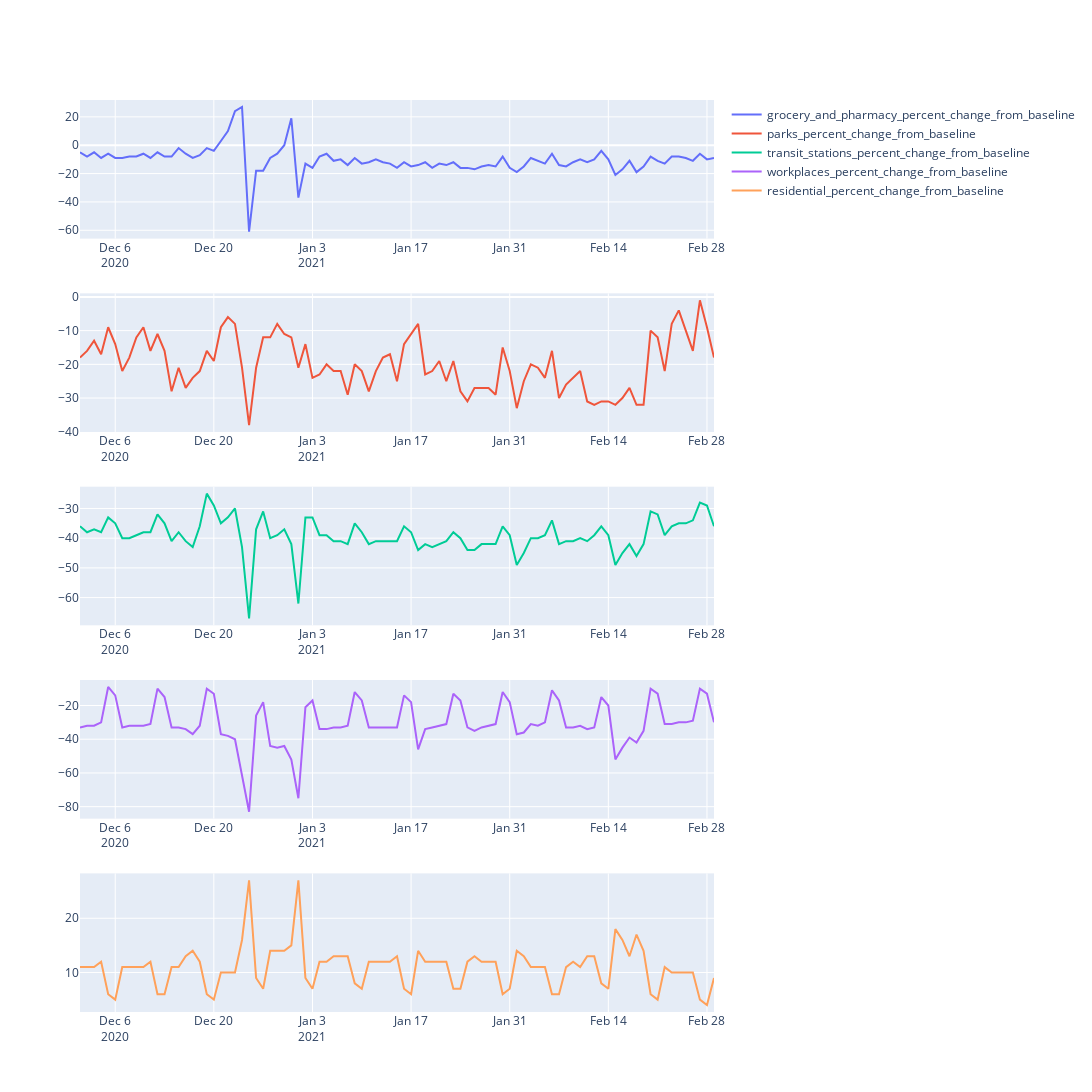

Notebook cell for this chart:
### Code cell
fig = make_subplots(rows=5, cols=1)

fig.add_trace(go.Scatter( x= df["date"], y=df["grocery_and_pharmacy_percent_change_from_baseline"], 
                         name = 'grocery_and_pharmacy_percent_change_from_baseline'),
              row = 1, col = 1
)

fig.add_trace(
    go.Scatter(x=df["date"], y=df["parks_percent_change_from_baseline"], 
               name = 'parks_percent_change_from_baseline'),
    row=2, col=1
)

fig.add_trace(
    go.Scatter(x=df["date"], y=df["transit_stations_percent_change_from_baseline"], 
               name = 'transit_stations_percent_change_from_baseline'),
    row=3, col=1
)


fig.add_trace(
    go.Scatter(x=df["date"], y=df["workplaces_percent_change_from_baseline"], 
               name = 'workplaces_percent_change_from_baseline' ),
    row=4, col=1
)

fig.add_trace(
    go.Scatter(x=df["date"], y=df["residential_percent_change_from_baseline"], 
              name = 'residential_percent_change_from_baseline'),
    row=5, col=1
)

fig.update_layout(height=1700, width=1200)
fig.show()
